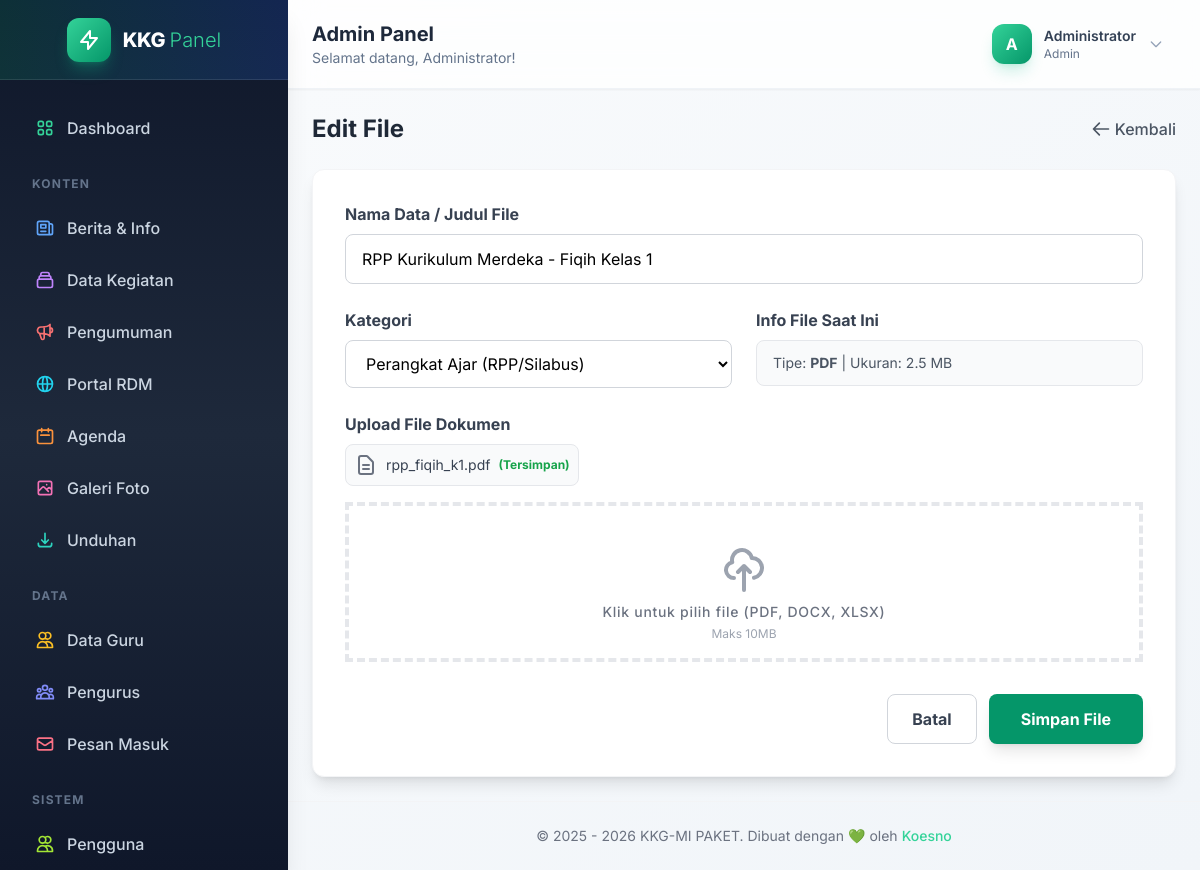
/admin/unduhan_form.php?id=1 (signed in), run on the app's committed database.
### tables this page shows
CREATE TABLE `unduhan` (
  `id` int NOT NULL,
  `judul` varchar(255) NOT NULL,
  `kategori` varchar(50) NOT NULL,
  `nama_file` varchar(255) NOT NULL,
  `tipe_file` varchar(20) NOT NULL,
  `ukuran_file` varchar(20) DEFAULT NULL,
  `diunggah_oleh` varchar(100) DEFAULT 'Admin',
  `tanggal_upload` timestamp NULL DEFAULT CURRENT_TIMESTAMP
);

### admin/unduhan_form.php (the view, shortened to what this page needs)
<?php include 'includes/header.php'; ?>
<?php require_once '../config/koneksi.php'; ?>
<?php
$judul = '';
$kategori = '';
$nama_file = '';
$tipe_file = '';
$ukuran_file = '';
$action = 'add';
if (isset($_GET['id'])) {
    $action = 'edit';
    $id = mysqli_real_escape_string($koneksi, $_GET['id']);
    $query = mysqli_query($koneksi, "SELECT * FROM unduhan WHERE id='$id'");
    if (mysqli_num_rows($query) > 0) {
        $row = mysqli_fetch_assoc($query);
        $judul = $row['judul'];
        $kategori = $row['kategori'];
        $nama_file = $row['nama_file'];
        $tipe_file = $row['tipe_file'];
        $ukuran_file = $row['ukuran_file'];
    }
}
?>
<div class="flex flex-col sm:flex-row justify-between items-center mb-6">
    <h3 class="text-2xl font-bold text-gray-800 mb-4 sm:mb-0"><?= $action == 'add' ? 'Tambah File Baru' : 'Edit File' ?>
    </h3>
    <a href="unduhan" class="text-gray-600 hover:text-emerald-600 font-medium transition flex items-center">
        <svg class="w-5 h-5 mr-1" fill="none" stroke="currentColor" viewBox="0 0 24 24">
            <path stroke-linecap="round" stroke-linejoin="round" stroke-width="2" d="M10 19l-7-7m0 0l7-7m-7 7h18">
            </path>
        </svg>
        Kembali
    </a>
</div>
<div class="bg-white rounded-xl shadow-lg border border-gray-100 p-8 max-w-4xl mx-auto">
    <form method="POST" enctype="multipart/form-data">
        <div class="grid grid-cols-1 md:grid-cols-2 gap-6">
            <div class="col-span-1 md:col-span-2">
                <label class="block text-gray-700 font-bold mb-2">Nama Data / Judul File</label>
                <input type="text" name="judul" value="<?= htmlspecialchars($judul) ?>" required
                    class="w-full px-4 py-3 rounded-lg border border-gray-300 focus:outline-none focus:ring-2 focus:ring-emerald-500 transition">
            </div>
            <div>
                <label class="block text-gray-700 font-bold mb-2">Kategori</label>
                <select name="kategori" required
                    class="w-full px-4 py-3 rounded-lg border border-gray-300 focus:outline-none focus:ring-2 focus:ring-emerald-500 transition bg-white">
                    <option value="Perangkat Ajar" <?= $kategori == 'Perangkat Ajar' ? 'selected' : '' ?>>Perangkat Ajar
                        (RPP/Silabus)</option>
                </select>
            </div>
            <?php if ($action == 'edit'): ?>
                <div>
                    <label class="block text-gray-700 font-bold mb-2">Info File Saat Ini</label>
                    <div class="px-4 py-3 rounded-lg bg-gray-50 border border-gray-200 text-sm text-gray-600">
                        Tipe: <span class="uppercase font-bold"><?= $tipe_file ?></span> | Ukuran: <?= $ukuran_file ?>
                    </div>
                </div>
            <?php else: ?>
                <div></div>
            <?php endif; ?>
            <div class="col-span-1 md:col-span-2">
                <label class="block text-gray-700 font-bold mb-2">Upload File Dokumen</label>
                <?php if ($nama_file): ?>
                    <div class="mb-4 p-2 border border-gray-200 rounded-lg inline-flex items-center bg-gray-50">
                        <svg class="w-6 h-6 text-gray-500 mr-2" fill="none" stroke="currentColor" viewBox="0 0 24 24">
                            <path stroke-linecap="round" stroke-linejoin="round" stroke-width="2"
                                d="M9 12h6m-6 4h6m2 5H7a2 2 0 01-2-2V5a2 2 0 012-2h5.586a1 1 0 01.707.293l5.414 5.414a1 1 0 01.293.707V19a2 2 0 01-2 2z">
                            </path>
                        </svg>
                        <span class="text-sm text-gray-700 mr-2"><?= $nama_file ?></span>
                        <span class="text-xs text-green-600 font-bold">(Tersimpan)</span>
                    </div>
                <?php endif; ?>
                <div class="flex items-center justify-center w-full">
                    <label
                        class="flex flex-col w-full h-40 border-4 border-dashed hover:bg-gray-100 hover:border-emerald-300 group cursor-pointer transition">
                        <div class="flex flex-col items-center justify-center pt-10">
                            <svg class="w-12 h-12 text-gray-400 group-hover:text-emerald-600" fill="none"
                                stroke="currentColor" viewBox="0 0 24 24">
                                <path stroke-linecap="round" stroke-linejoin="round" stroke-width="2"
                                    d="M7 16a4 4 0 01-.88-7.903A5 5 0 1115.9 6L16 6a5 5 0 011 9.9M15 13l-3-3m0 0l-3 3m3-3v12">
                                </path>
                            </svg>
                            <p
                                class="pt-2 text-sm tracking-wider text-gray-500 group-hover:text-emerald-600 font-medium">
                                Klik untuk pilih file (PDF, DOCX, XLSX)
                            </p>
                            <p class="text-xs text-gray-400 mt-1" id="fileNameDisplay">Maks 10MB</p>
                        </div>
                    </label>
                </div>
            </div>
        </div>
        <div class="mt-8 flex justify-end gap-3">
            <a href="unduhan"
                class="px-6 py-3 rounded-lg border border-gray-300 text-gray-700 font-bold hover:bg-gray-50 transition">
                Batal
            </a>
            <button type="submit"
                class="px-8 py-3 rounded-lg bg-emerald-600 text-white font-bold hover:bg-emerald-700 shadow-lg hover:shadow-emerald-500/30 transition transform hover:-translate-y-1">
                Simpan File
            </button>
        </div>
    </form>
</div>
<?php include 'includes/footer.php'; ?>

### admin/includes/header.php (style rules this page uses)
body { font-family: 'Inter', sans-serif; }

### data on the page
unduhan: judul "RPP Kurikulum Merdeka - Fiqih Kelas 1", kategori "Perangkat Ajar (RPP/Silabus)", tipe_file "PDF", ukuran_file "2.5 MB", nama_file "rpp_fiqih_k1.pdf"

### other printed values
$_SESSION['admin_name'] "Administrator"
substr($_SESSION['admin_name'] ?? 'A', 0, 1) "A"
$_SESSION['admin_role'] "Admin"
